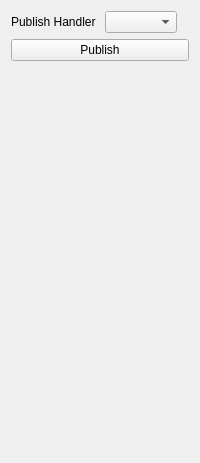
         <widget class="QWidget" name="EPublishTab">
          <attribute name="title">
           <string>Publish</string>
          </attribute>
          <layout class="QGridLayout" name="gridLayout_6">
           <item row="0" column="0">
            <layout class="QHBoxLayout" name="JobPane_3" stretch="1,2,1">
             <property name="spacing">
              <number>2</number>
             </property>
             <item>
              <widget class="QLabel" name="label_10">
               <property name="minimumSize">
                <size>
                 <width>0</width>
                 <height>0</height>
                </size>
               </property>
               <property name="maximumSize">
                <size>
                 <width>16777215</width>
                 <height>16777215</height>
                </size>
               </property>
               <property name="text">
                <string>Publish Handler  </string>
               </property>
              </widget>
             </item>
             <item>
              <widget class="CComboBox" name="EPublishHandler">
               <property name="sizePolicy">
                <sizepolicy hsizetype="MinimumExpanding" vsizetype="Fixed">
                 <horstretch>0</horstretch>
                 <verstretch>0</verstretch>
                </sizepolicy>
               </property>
               <property name="maximumSize">
                <size>
                 <width>16777215</width>
                 <height>16777215</height>
                </size>
               </property>
               <property name="editable">
                <bool>false</bool>
               </property>
              </widget>
             </item>
             <item>
              <spacer name="horizontalSpacer_4">
               <property name="orientation">
                <enum>Qt::Orientation::Horizontal</enum>
               </property>
               <property name="sizeType">
                <enum>QSizePolicy::Policy::Minimum</enum>
               </property>
               <property name="sizeHint" stdset="0">
                <size>
                 <width>0</width>
                 <height>20</height>
                </size>
               </property>
              </spacer>
             </item>
            </layout>
           </item>
           <item row="1" column="0">
            <layout class="QVBoxLayout" name="EPublishLayout"/>
           </item>
           <item row="2" column="0">
            <widget class="QPushButton" name="EPublish">
             <property name="text">
              <string>Publish</string>
             </property>
            </widget>
           </item>
           <item row="3" column="0">
            <spacer name="verticalSpacer">
             <property name="orientation">
              <enum>Qt::Orientation::Vertical</enum>
             </property>
             <property name="sizeHint" stdset="0">
              <size>
               <width>20</width>
               <height>391</height>
              </size>
             </property>
            </spacer>
           </item>
          </layout>
         </widget>
